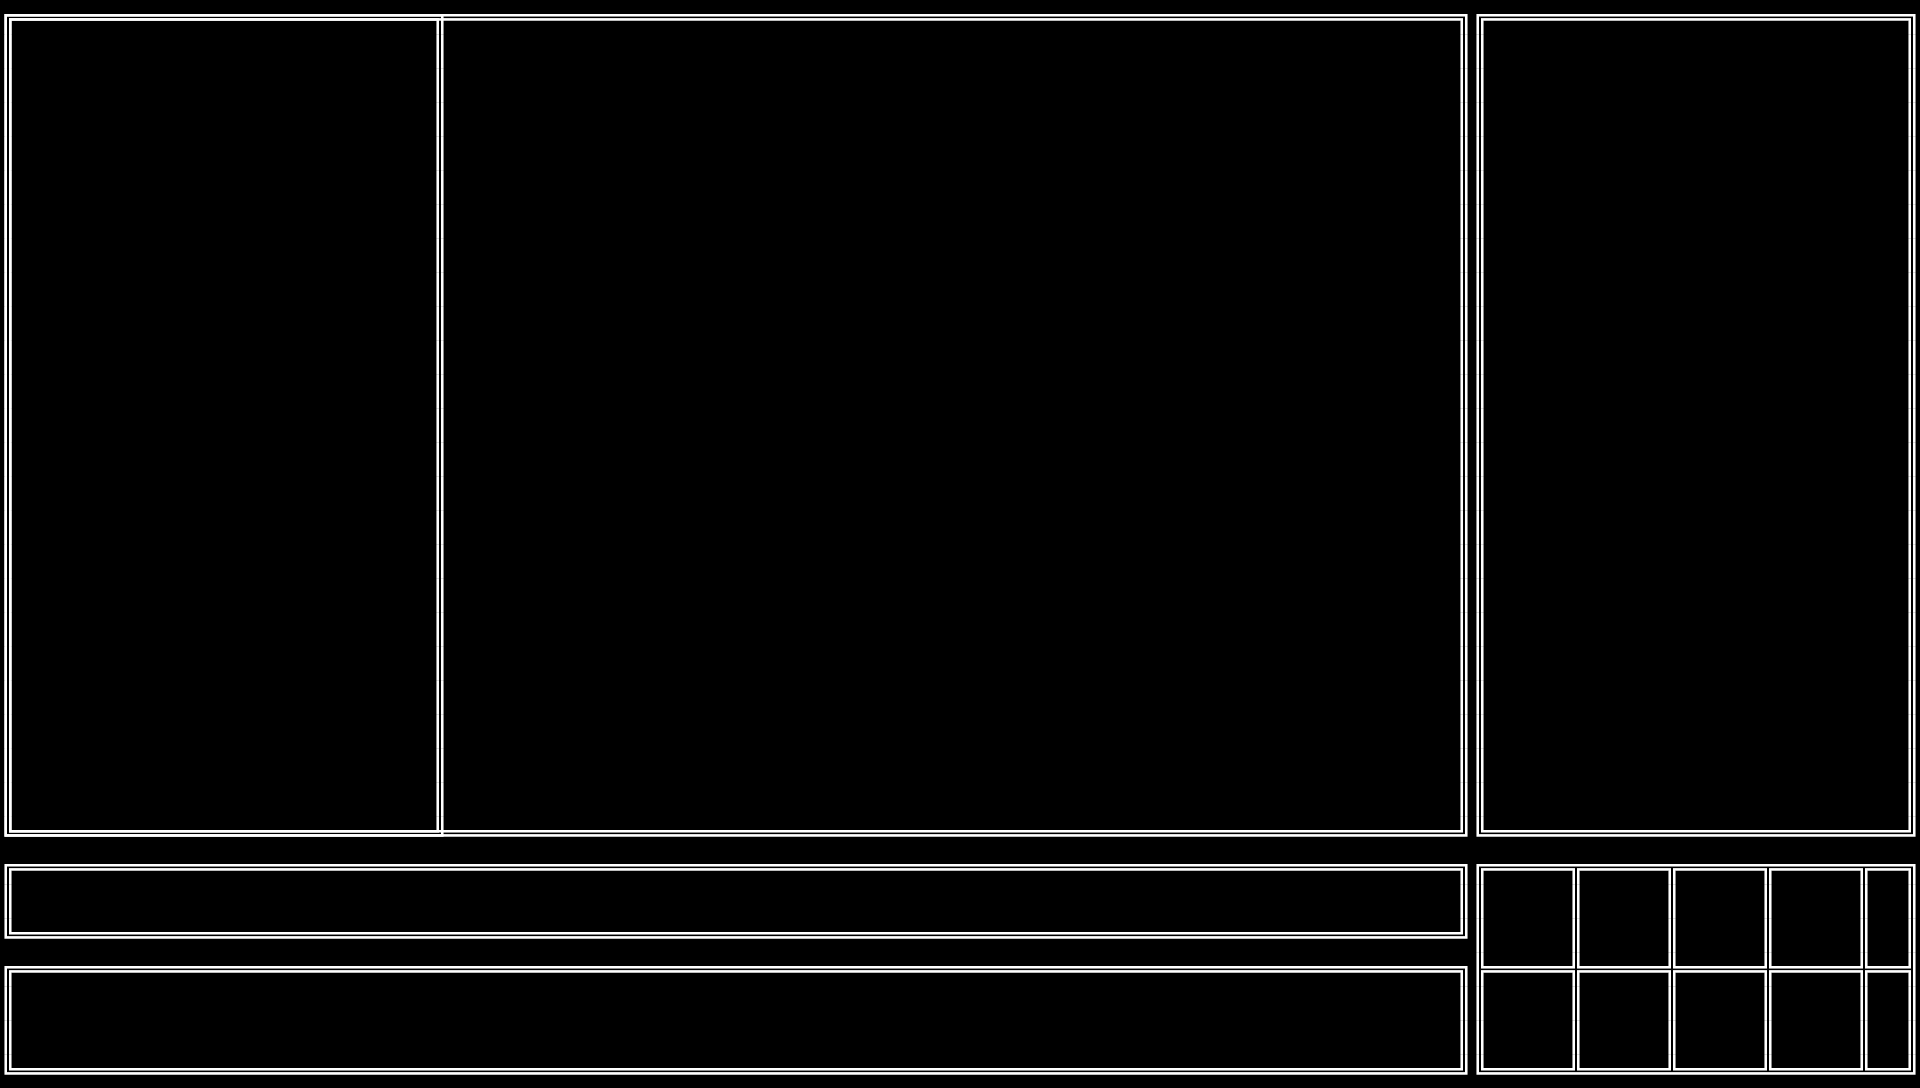

The image is a tile-based game level rendered from a .tmx file. Its description and source (layers, tilesets, objects; grid data summarised) follow:
An orthogonal 120x32 tile map with 16x34 px tiles, 5 tile layers (Map, Skills, Player, LeftPanel, ...), 9 hidden layers not drawn, 2 tilesets and 114 objects.

<map version="1.5" tiledversion="1.7.2" orientation="orthogonal" renderorder="left-up" width="120" height="32" tilewidth="16" tileheight="34" infinite="0" nextlayerid="18" nextobjectid="176">
 <tileset firstgid="1" name="Consolas" tilewidth="16" tileheight="34" tilecount="1110" columns="37">
  <image source="../Tilesets/Fonts/test/Consolas1_0.png" width="600" height="1024" />
 </tileset>
 <tileset firstgid="1111" name="keyboard_mouse" tilewidth="128" tileheight="128" tilecount="256" columns="16">
  <image source="../Images/Interface/Keys/keyboard-&amp;-mouse_sheet_double.png" width="2048" height="2048" />
 </tileset>
 <layer id="1" name="Map" width="120" height="32">
  <data>[3840 cells, 230 non-empty, 6 distinct tile ids]</data>
 </layer>
 <layer id="6" name="Skills" width="120" height="32">
  <data>[3840 cells, 108 non-empty, 11 distinct tile ids]</data>
 </layer>
 <layer id="4" name="Player" width="120" height="32">
  <data>[3840 cells, 102 non-empty, 6 distinct tile ids]</data>
 </layer>
 <layer id="7" name="LeftPanel" width="120" height="32">
  <data>[3840 cells, 102 non-empty, 6 distinct tile ids]</data>
 </layer>
 <layer id="16" name="Square" width="120" height="32" visible="0">
  <data>[3840 cells, 84 non-empty, 6 distinct tile ids]</data>
 </layer>
 <layer id="3" name="Center" width="120" height="32" visible="0">
  <data>[3840 cells, 230 non-empty, 8 distinct tile ids]</data>
 </layer>
 <layer id="15" name="Center7" width="120" height="32" visible="0">
  <data>[3840 cells, 62 non-empty, 3 distinct tile ids]</data>
 </layer>
 <layer id="14" name="Center6" width="120" height="32" visible="0">
  <data>[3840 cells, 62 non-empty, 3 distinct tile ids]</data>
 </layer>
 <layer id="13" name="Center5" width="120" height="32" visible="0">
  <data>[3840 cells, 62 non-empty, 3 distinct tile ids]</data>
 </layer>
 <layer id="12" name="Center4" width="120" height="32" visible="0">
  <data>[3840 cells, 62 non-empty, 3 distinct tile ids]</data>
 </layer>
 <layer id="11" name="Center3" width="120" height="32" visible="0">
  <data>[3840 cells, 62 non-empty, 3 distinct tile ids]</data>
 </layer>
 <layer id="10" name="Center2" width="120" height="32" visible="0">
  <data>[3840 cells, 62 non-empty, 3 distinct tile ids]</data>
 </layer>
 <layer id="9" name="Center1" width="120" height="32" visible="0">
  <data>[3840 cells, 62 non-empty, 3 distinct tile ids]</data>
 </layer>
 <layer id="5" name="Controls" width="120" height="32">
  <data>[3840 cells, 374 non-empty, 6 distinct tile ids]</data>
 </layer>
 <objectgroup id="2" name="ControlsObjs">
  <object id="1" gid="620" x="0" y="1036" width="16" height="34" />
  <object id="2" gid="604" x="16" y="1036" width="16" height="34" />
  <object id="3" gid="604" x="32" y="1036" width="16" height="34" />
  <object id="4" gid="604" x="48" y="1036" width="16" height="34" />
  <object id="5" gid="604" x="64" y="1036" width="16" height="34" />
  <object id="6" gid="604" x="80" y="1036" width="16" height="34" />
  <object id="7" gid="604" x="96" y="1036" width="16" height="34" />
  <object id="8" gid="604" x="112" y="1036" width="16" height="34" />
  <object id="9" gid="604" x="128" y="1036" width="16" height="34" />
  <object id="10" gid="604" x="144" y="1036" width="16" height="34" />
  <object id="11" gid="604" x="160" y="1036" width="16" height="34" />
  <object id="12" gid="604" x="176" y="1036" width="16" height="34" />
  <object id="13" gid="604" x="192" y="1036" width="16" height="34" />
  <object id="14" gid="604" x="208" y="1036" width="16" height="34" />
  <object id="15" gid="604" x="224" y="1036" width="16" height="34" />
  <object id="16" gid="604" x="240" y="1036" width="16" height="34" />
  <object id="17" gid="604" x="256" y="1036" width="16" height="34" />
  <object id="18" gid="604" x="272" y="1036" width="16" height="34" />
  <object id="19" gid="604" x="288" y="1036" width="16" height="34" />
  <object id="20" gid="604" x="304" y="1036" width="16" height="34" />
  <object id="21" gid="604" x="320" y="1036" width="16" height="34" />
  <object id="22" gid="604" x="336" y="1036" width="16" height="34" />
  <object id="23" gid="604" x="352" y="1036" width="16" height="34" />
  <object id="24" gid="604" x="368" y="1036" width="16" height="34" />
  <object id="25" gid="604" x="384" y="1036" width="16" height="34" />
  <object id="26" gid="604" x="400" y="1036" width="16" height="34" />
  <object id="27" gid="604" x="416" y="1036" width="16" height="34" />
  <object id="28" gid="604" x="432" y="1036" width="16" height="34" />
  <object id="53" gid="604" x="448" y="1036" width="16" height="34" />
  <object id="54" gid="604" x="464" y="1036" width="16" height="34" />
  <object id="55" gid="604" x="480" y="1036" width="16" height="34" />
  <object id="56" gid="604" x="496" y="1036" width="16" height="34" />
  <object id="57" gid="604" x="512" y="1036" width="16" height="34" />
  <object id="58" gid="604" x="528" y="1036" width="16" height="34" />
  <object id="59" gid="604" x="544" y="1036" width="16" height="34" />
  <object id="60" gid="604" x="560" y="1036" width="16" height="34" />
  <object id="61" gid="604" x="576" y="1036" width="16" height="34" />
  <object id="62" gid="604" x="592" y="1036" width="16" height="34" />
  <object id="63" gid="604" x="608" y="1036" width="16" height="34" />
  <object id="64" gid="604" x="624" y="1036" width="16" height="34" />
  <object id="65" gid="604" x="640" y="1036" width="16" height="34" />
  <object id="66" gid="604" x="656" y="1036" width="16" height="34" />
  <object id="67" gid="604" x="672" y="1036" width="16" height="34" />
  <object id="68" gid="604" x="688" y="1036" width="16" height="34" />
  <object id="69" gid="604" x="704" y="1036" width="16" height="34" />
  <object id="70" gid="604" x="720" y="1036" width="16" height="34" />
  <object id="71" gid="604" x="736" y="1036" width="16" height="34" />
  <object id="72" gid="604" x="752" y="1036" width="16" height="34" />
  <object id="73" gid="604" x="768" y="1036" width="16" height="34" />
  <object id="74" gid="604" x="784" y="1036" width="16" height="34" />
  <object id="75" gid="604" x="800" y="1036" width="16" height="34" />
  <object id="76" gid="604" x="816" y="1036" width="16" height="34" />
  <object id="77" gid="604" x="832" y="1036" width="16" height="34" />
  <object id="78" gid="604" x="848" y="1036" width="16" height="34" />
  <object id="79" gid="604" x="864" y="1036" width="16" height="34" />
  <object id="80" gid="604" x="880" y="1036" width="16" height="34" />
  <object id="81" gid="604" x="896" y="1036" width="16" height="34" />
  <object id="82" gid="604" x="912" y="1036" width="16" height="34" />
  <object id="83" gid="604" x="928" y="1036" width="16" height="34" />
  <object id="84" gid="604" x="944" y="1036" width="16" height="34" />
  <object id="85" gid="604" x="960" y="1036" width="16" height="34" />
  <object id="86" gid="604" x="976" y="1036" width="16" height="34" />
  <object id="87" gid="604" x="992" y="1036" width="16" height="34" />
  <object id="88" gid="604" x="1008" y="1036" width="16" height="34" />
  <object id="89" gid="604" x="1024" y="1036" width="16" height="34" />
  <object id="90" gid="604" x="1040" y="1036" width="16" height="34" />
  <object id="91" gid="604" x="1056" y="1036" width="16" height="34" />
  <object id="92" gid="604" x="1072" y="1036" width="16" height="34" />
  <object id="93" gid="604" x="1088" y="1036" width="16" height="34" />
  <object id="94" gid="604" x="1104" y="1036" width="16" height="34" />
  <object id="95" gid="604" x="1120" y="1036" width="16" height="34" />
  <object id="96" gid="604" x="1136" y="1036" width="16" height="34" />
  <object id="97" gid="604" x="1152" y="1036" width="16" height="34" />
  <object id="98" gid="604" x="1168" y="1036" width="16" height="34" />
  <object id="99" gid="604" x="1184" y="1036" width="16" height="34" />
  </objectgroup>
</map>
<!-- 39 of 114 objects omitted -->
